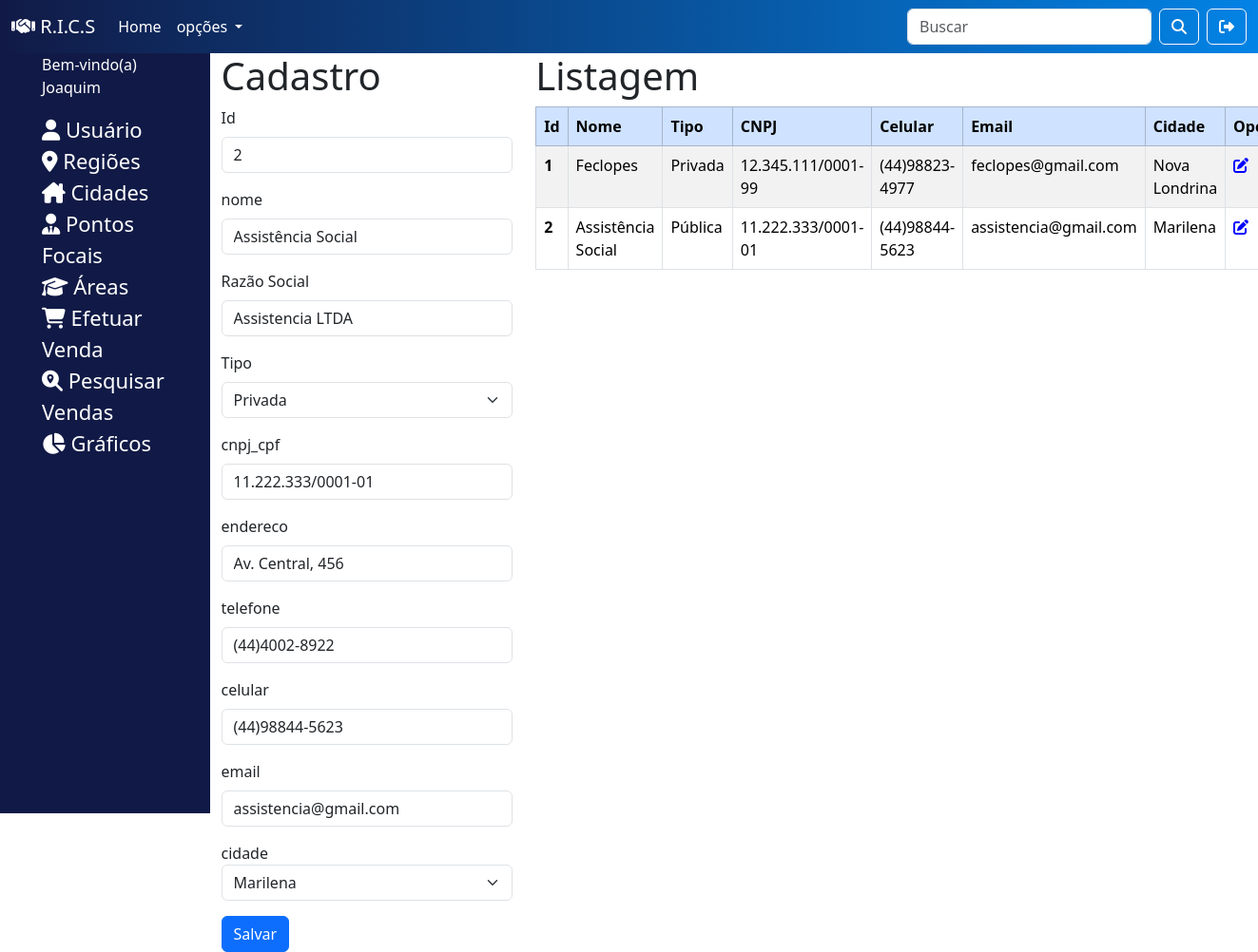
The app's page /sistema/pontoFocal.php?id=2 (signed in) with its own data.
### tables this page shows
CREATE TABLE ponto_focal (
    id INT PRIMARY KEY NOT NULL AUTO_INCREMENT,
    nome VARCHAR(45),
    razao_social VARCHAR(45),
    tipo VARCHAR(45),
    cnpj_cpf VARCHAR(45),
    endereco VARCHAR(255),
    telefone VARCHAR(45),
    celular VARCHAR(45),
    email VARCHAR(45),
    id_cidade_fk INT,
    FOREIGN KEY (id_cidade_fk) REFERENCES cidade(id)
);

CREATE TABLE cidade(
    id INT PRIMARY KEY NOT NULL AUTO_INCREMENT,
    nome VARCHAR(45) NOT NULL,
    cep VARCHAR(15),
    estado CHAR(2),
    id_regiao_fk INT,
    FOREIGN KEY (id_regiao_fk) REFERENCES regiao(id)
);

### sistema/pontoFocal.php (the view, shortened to what this page needs)
<?php
  include './backend/conexao.php';
  include './recursos/cabecalho.php';
  $destino = "./backend/pontoFocal/inserir.php";
  if(!empty($_GET['id'])){
    $id = $_GET['id'];
    $sql = "SELECT * FROM ponto_focal WHERE id='$id' ";
    $dados = mysqli_query($conexao, $sql);
    $pontoFocals = mysqli_fetch_assoc($dados);
    $destino = "./backend/pontoFocal/alterar.php";
  }
?>
<body>
  <?php include './recursos/menuSuperior.php'?>
  <div class="container-fluid">
    <div class="row">
      <div class="col-2 menu">
        <?php include './recursos/menuLateral.php' ?>
      </div>
      <div class="col-3">
        <h1> Cadastro </h1>
        <form action="<?= $destino ?>" method="post">
          <div class="mb-3">
            <label class="form-label"> Id </label>
            <input readonly name="id" type="text" value="<?php echo isset($pontoFocals) ? $pontoFocals['id']: "" ?>" class="form-control">
          </div>
          <div class="mb-3">
            <label class="form-label"> nome </label>
            <input name="nome" type="text" autofocus value="<?php echo isset($pontoFocals) ? $pontoFocals['nome']: "" ?>" class="form-control">
          </div>
          <div class="mb-3">
            <label class="form-label"> Razão Social </label>
            <input name="razao_social" type="text" value="<?php echo isset($pontoFocals) ? $pontoFocals['razao_social']: "" ?>" class="form-control">
          </div>
          <div class="mb-3">
            <label class="form-label"> Tipo </label>
            <select class="form-select" name="tipo">
              <option value="Privada"> Privada </option>
            </select>
          </div>
          <div class="mb-3">
            <label class="form-label"> cnpj_cpf </label>
            <input name="cnpj_cpf" type="text" value="<?php echo isset($pontoFocals) ? $pontoFocals['cnpj_cpf']: "" ?>" class="form-control cnpj">
          </div>
          <div class="mb-3">
            <label class="form-label"> endereco </label>
            <input name="endereco" type="text" value="<?php echo isset($pontoFocals) ? $pontoFocals['endereco']: "" ?>" class="form-control">
          </div>
          <div class="mb-3">
            <label class="form-label"> telefone </label>
            <input name="telefone" type="text" value="<?php echo isset($pontoFocals) ? $pontoFocals['telefone']: "" ?>" class="form-control phone_with_ddd">
          </div>
          <div class="mb-3">
            <label class="form-label"> celular </label>
            <input name="celular" type="text" value="<?php echo isset($pontoFocals) ? $pontoFocals['celular']: "" ?>" class="form-control phone_with_ddd">
          </div>
          <div class="mb-3">
            <label class="form-label"> email </label>
            <input name="email" type="text" value="<?php echo isset($pontoFocals) ? $pontoFocals['email']: "" ?>" class="form-control">
          </div>
          <div class="mb-3">
            <label> cidade </label>
            <select name="cidade" class="form-select" required>
              <?php
                $sql = "SELECT * FROM cidade ORDER BY nome";
                $resultado = mysqli_query($conexao, $sql);
                $cidadeSelecionada = isset($pontoFocals) ? $pontoFocals['id_cidade_fk']: '';
                while($reg = mysqli_fetch_assoc($resultado)){
                  $selecao = ($reg['id'] == $cidadeSelecionada) ? 'selected' : '';
                  echo "<option value='{$reg['id']}' $selecao> {$reg['nome']} </option>";
                }
              ?>
            </select>
          </div>
          <button type="submit" class="btn btn-primary"> Salvar </button>
        </form>
      </div>
      <div class="col-7">
        <h1> Listagem </h1>
        <table id="tabela" class="table table-striped table-bordered" >
          <thead class="table-primary">
            <tr>
              <th scope="col">Id</th>
              <th scope="col">Nome</th>
              <th scope="col">Tipo</th>
              <th scope="col">CNPJ</th>
              <th scope="col">Celular</th>
              <th scope="col">Email</th>
              <th scope="col">Cidade</th>
              <th scope="col">Opções</th>
            </tr>
          </thead>
          <tbody>
          <?php
            $sql = "SELECT * FROM ponto_focal";
            $dados = mysqli_query($conexao, $sql);
            while($coluna = mysqli_fetch_assoc($dados)){
          ?>
            <tr>
              <th scope="row"> <?php echo $coluna['id'] ?></th>
              <td> <?php echo $coluna['nome'] ?> </td>
              <td> <?php echo $coluna['tipo'] ?> </td>
              <td> <?php echo $coluna['cnpj_cpf'] ?> </td>
              <td> <?php echo $coluna['celular'] ?> </td>
              <td> <?php echo $coluna['email'] ?> </td>
              <?php
                $sql = "SELECT * FROM cidade WHERE id=".$coluna['id_cidade_fk'];
                $resultado = mysqli_query($conexao, $sql);
                $cidade = mysqli_fetch_assoc($resultado);
              ?>
              <td> <?php echo $cidade['nome'] ?> </td>
              <td>
                <a href="./pontoFocal.php?id=<?= $coluna['id'] ?>"> <i class="fa-solid fa-pen-to-square me-3" style="color: blue;"></i></a>
              </td>
            </tr>
          <?php }  ?>
          </tbody>
        </table>
      </div>
    </div>
  </div>
</body>
</html>

### sistema/estilo.css (style rules this page uses)
.menu { background-color: rgb(17, 26, 70); height: 100vh; list-style: none; }

### records on screen
ponto_focal: id "2", nome "Assistência Social", razao_social "Assistencia LTDA", cnpj_cpf "11.222.333/0001-01", endereco "Av. Central, 456", telefone "(44)4002-8922", celular "(44)98844-5623", email "assistencia@gmail.com", tipo "Pública", id_cidade_fk.nome "Marilena"
ponto_focal: id "1", nome "Feclopes", tipo "Privada", cnpj_cpf "12.345.111/0001-99", celular "(44)98823-4977", email "feclopes@gmail.com", id_cidade_fk.nome "Nova Londrina"

### other values on screen
$_SESSION['usuario'] "Joaquim"
form field cidade "Marilena"
